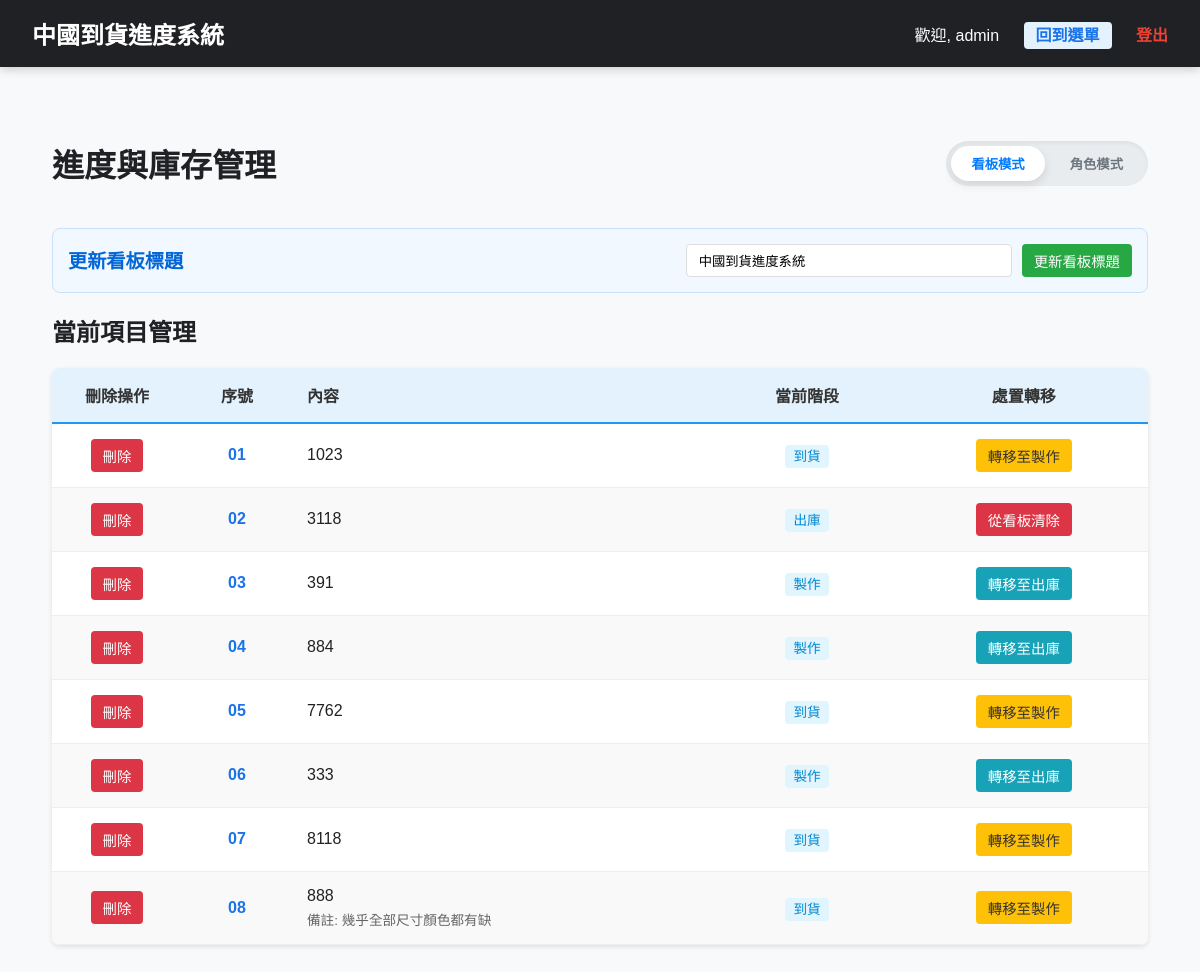
/manage (signed in), run on the app's committed database.
### models.py (models this page shows)
class SystemConfig(db.Model):
    id = db.Column(db.Integer, primary_key=True)
    key = db.Column(db.String(50), unique=True, nullable=False)
    value = db.Column(db.Text)

class User(db.Model):
    id = db.Column(db.Integer, primary_key=True)
    username = db.Column(db.String(50), unique=True, nullable=False)
    password_hash = db.Column(db.String(128), nullable=False)
    is_admin = db.Column(db.Boolean, default=False)
    permissions = db.relationship('Permission', backref='user', uselist=False, cascade="all, delete-orphan")

class SignboardItem(db.Model):
    id = db.Column(db.Integer, primary_key=True)
    content = db.Column(db.Text, nullable=False)
    remark = db.Column(db.Text) # 備註 (選填)
    current_stage = db.Column(db.String(50), default='ORDER')
    stage_dates = db.Column(db.JSON, default={})
    updated_at = db.Column(db.DateTime, default=datetime.now, onupdate=datetime.now)

### main.py (the view)
@app.route('/manage')
def manage_page():
    if 'user_id' not in session:
        return redirect(url_for('index'))
    user = User.query.get(session['user_id'])
    items = SignboardItem.query.order_by(SignboardItem.id.asc()).all()
    return render_template('manage.html', items=items, perms=user.permissions)

### main.py (called while the page is built, shortened)
def get_config(key, default=None):
    config = SystemConfig.query.filter_by(key=key).first()
    return config.value if config else default

def get_inf_config(section, key, default=None):
    inf_path = os.path.join(os.path.dirname(__file__), 'config.inf')
    if not os.path.exists(inf_path):
        return default

def get_workflow_stages():
    stages_str = get_inf_config('Workflow', 'stages', 'ORDER:訂貨,ARRIVAL:到貨,PRODUCTION:製作,DELIVERY:出庫')
    stages = []
    for item in stages_str.split(','):
        if ':' in item:
            key, name = item.strip().split(':')
            stages.append({'key': key.strip(), 'name': name.strip()})
    return stages

@app.context_processor
def inject_config():
    return {
        'site_title': get_config('site_title', '中國到貨看板系統'),
        'workflow_stages': get_workflow_stages()
    }

### templates/manage.html (shortened to what this page needs)
{% extends "layout.html" %}
{% block content %}
<div style="display: flex; justify-content: space-between; align-items: center; margin-bottom: 1rem; max-width: 1200px; margin: 20px auto; padding: 0 20px;">
    <h1>進度與庫存管理</h1>
    <div style="background: #e9ecef; padding: 5px; border-radius: 30px; display: flex; gap: 5px; box-shadow: inset 0 2px 4px rgba(0,0,0,0.05);">
        <button id="btn-kanban" onclick="setMode('kanban')" class="mode-btn active">看板模式</button>
        <button id="btn-role" onclick="setMode('role')" class="mode-btn">角色模式</button>
    </div>
</div>
<div class="manage-wrapper">
    {% if session.is_admin %}
    <div class="config-card">
        <h3>更新看板標題</h3>
        <form action="{{ url_for('update_title') }}" method="POST" class="title-form">
            <input type="text" name="new_title" value="{{ site_title }}" placeholder="請輸入看板標題">
            <button type="submit" class="btn btn-save">更新看板標題</button>
        </form>
    </div>
    {% endif %}
    <h2>當前項目管理</h2>
    <table class="data-table">
        <thead>
            <tr>
                <th style="width: 100px;">刪除操作</th>
                <th style="width: 80px;">序號</th>
                <th style="text-align: left;">內容</th>
                <th>當前階段</th>
                <th>處置轉移</th>
            </tr>
        </thead>
        <tbody>
            {% for item in items %}
            {% set can_move = perms.stage_perms.get(item.current_stage) or (item.current_stage == workflow_stages[-1].key and perms.can_clear_delivery) or perms.can_delete %}
            <tr class="row-item" data-has-perm="{{ 'true' if can_move else 'false' }}" style="border-bottom: 1px solid #eee;">
                <td style="text-align: center;">
                    <form action="/manage/delete/{{ item.id }}" method="POST" onsubmit="return confirm('確定要刪除此項目嗎？');">
                        <button type="submit" class="btn btn-delete">刪除</button>
                    </form>
                </td>
                <td style="font-weight: bold; color: #1a73e8; text-align: center;">{{ "%02d"|format(loop.index) }}</td>
                <td>
                    <div style="font-weight: 500;">{{ item.content }}</div>
                    {% if item.remark %}<span class="remark-text">備註: {{ item.remark }}</span>{% endif %}
                </td>
                <td style="text-align: center;">
                    <span style="background: #e1f5fe; color: #0288d1; padding: 4px 8px; border-radius: 4px; font-size: 0.85rem;">
                        {% for s in workflow_stages %}
                            {% if s.key == item.current_stage %}{{ s.name }}{% endif %}
                        {% endfor %}
                    </span>
                </td>
                <td style="text-align: center;">
                    {% set ns = namespace(next_stage=none, stage_index=0) %}
                    {% set colors = ['#007bff', '#ffc107', '#17a2b8', '#6610f2', '#fd7e14', '#28a745', '#e83e8c', '#6f42c1', '#198754', '#795548'] %}
                    {% for s in workflow_stages %}
                        {% if s.key == item.current_stage %}
                            {% set ns.stage_index = loop.index0 %}
                            {% if not loop.last %}
                                {% set ns.next_stage = workflow_stages[loop.index] %}
                            {% endif %}
                        {% endif %}
                    {% endfor %}
                    {% if ns.next_stage %}
                        {% set btn_color = colors[ns.stage_index % colors|length] %}
                        {% set has_perm = perms.stage_perms.get(item.current_stage) if perms.stage_perms else false %}
                        {% if has_perm %}
                            {% set text_color = '#333' if btn_color == '#ffc107' else 'white' %}
                            <button onclick="transferItem('{{ item.id }}', '{{ ns.next_stage.key }}')"
                                    class="btn btn-action"
                                    style="background: {{ btn_color }}; color: {{ text_color }};">
                                轉移至{{ ns.next_stage.name }}
                            </button>
                        {% else %}
                            <button class="btn btn-action" disabled
                                    style="background: #e0e0e0; color: #aaa; cursor: not-allowed; border: 1px solid #ccc; opacity: 0.8;">
                                轉移至{{ ns.next_stage.name }}
                            </button>
                        {% endif %}
                    {% else %}
                        {% if perms.can_clear_delivery %}
                            <button onclick="transferItem('{{ item.id }}', 'CLEAR')" class="btn btn-action" style="background:#dc3545;">從看板清除</button>
                        {% else %}
                            <button class="btn btn-action" disabled style="background:#e0e0e0; color:#aaa; cursor:not-allowed; opacity: 0.8; border: 1px solid #ccc;">從看板清除</button>
                        {% endif %}
                    {% endif %}
                </td>
            </tr>
            {% endfor %}
        </tbody>
    </table>
</div>
{% endblock %}

### templates/layout.html (shortened to what this page needs)
<!DOCTYPE html>
<html lang="zh-Hant">
<head>
</head>
<body>
    <div class="nav-header">
        <div style="font-size: 1.5rem; font-weight: bold;">{{ site_title }}</div>
        <div class="nav-links">
            <span>歡迎, {{ session.username }}</span>
            {% if request.endpoint not in ['admin_home', 'index'] %}
            <a href="/admin_home" style="background: #e3f2fd; color: #1a73e8; padding: 5px 12px; border-radius: 4px;">回到選單</a>
            {% endif %}
            <a href="/logout" style="color: var(--danger);">登出</a>
        </div>
    </div>
    <div class="container">
        {% block content %}{% endblock %}
    </div>
</body>
</html>

### templates/layout.html (style rules this page uses)
:root { --primary: #1a73e8; --success: #34a853; --warning: #fbbc05; --danger: #ea4335; --info: #4285f4; --dark: #202124; --light: #f8f9fa; }
body { font-family: 'Microsoft JhengHei', sans-serif; margin: 0; background: var(--light); color: var(--dark); }
.nav-header { background: var(--dark); color: white; padding: 1rem 2rem; display: flex; justify-content: space-between; align-items: center; box-shadow: 0 2px 10px rgba(0,0,0,0.2); }
.nav-links a { color: #ccc; text-decoration: none; margin-left: 20px; font-weight: bold; }
.container { padding: 2rem; max-width: 1200px; margin: 0 auto; }

### templates/manage.html (style rules this page uses)
.mode-btn { padding: 8px 20px; border-radius: 25px; border: none; cursor: pointer; font-weight: bold; transition: all 0.3s ease; background: transparent; color: #6c757d; }
.mode-btn.active { background: white; color: #007bff; box-shadow: 0 4px 10px rgba(0,0,0,0.1); }
.row-item { transition: opacity 0.3s ease; }
.manage-wrapper { max-width: 1200px; margin: 20px auto; padding: 0 20px; }
.config-card { background: #f1f8ff; border: 1px solid #c8e1ff; padding: 15px; border-radius: 8px; margin-bottom: 20px; display: flex; align-items: center; justify-content: space-between; }
.config-card h3 { margin: 0; color: #0366d6; font-size: 1.2rem; }
.title-form { display: flex; gap: 10px; }
.title-form input { padding: 8px 12px; border: 1px solid #ddd; border-radius: 4px; width: 300px; }
.data-table { width: 100%; border-collapse: collapse; background: white; border-radius: 8px; overflow: hidden; box-shadow: 0 2px 5px rgba(0,0,0,0.1); }
.data-table th { background-color: #e3f2fd; color: #333; text-align: center; padding: 15px; border-bottom: 2px solid #2196F3; }
.data-table td { padding: 15px; border-bottom: 1px solid #eee; }
.data-table tr:nth-child(even) { background-color: #f9f9f9; }
.btn { padding: 6px 12px; border-radius: 4px; border: none; cursor: pointer; font-size: 0.9rem; transition: opacity 0.2s; display: inline-block; color: white; }
.btn-save { background-color: #28a745; }
.btn-action { background-color: #007bff; }
.btn-delete { background-color: #dc3545; }
.remark-text { font-size: 0.85rem; color: #666; display: block; margin-top: 4px; }

### data on the page
SystemConfig: value "中國到貨進度系統", new_title "中國到貨進度系統"
User: username "admin"
SignboardItem: index "01", content "1023", name "到貨", next_stage.name "製作"
SignboardItem: index "02", content "3118", name "出庫"
SignboardItem: index "03", content "391", name "製作", next_stage.name "出庫"
SignboardItem: index "04", content "884", name "製作", next_stage.name "出庫"
SignboardItem: index "05", content "7762", name "到貨", next_stage.name "製作"
SignboardItem: index "06", content "333", name "製作", next_stage.name "出庫"
SignboardItem: index "07", content "8118", name "到貨", next_stage.name "製作"
SignboardItem: index "08", content "888", remark "幾乎全部尺寸顏色都有缺", name "到貨", next_stage.name "製作"
